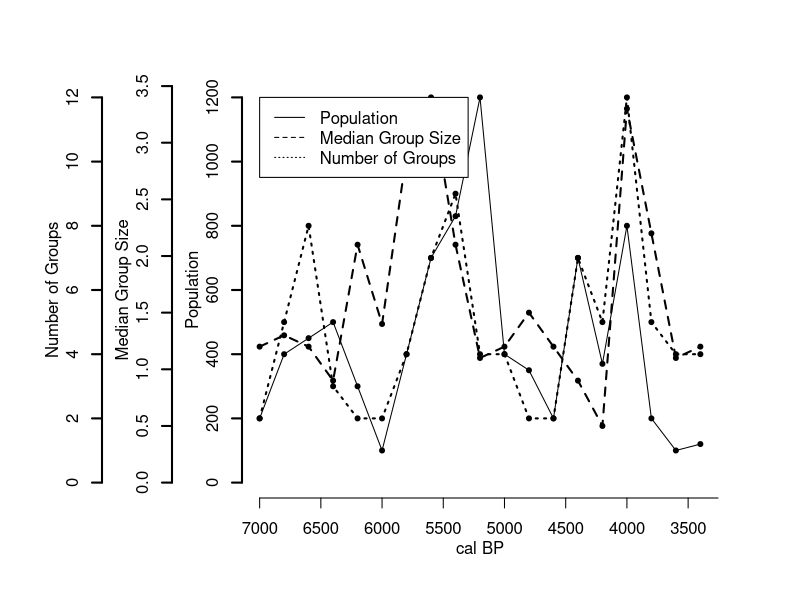

Recreate this plot in R. (Note: this script raises an error after producing the figure.)
## ---- chunk 1
options(width = 1200)
knitr::opts_chunk$set(fig.width = 12, fig.height = 6, warning = FALSE, message = FALSE)
## ---- chunk 2
#Create Dataset

time<-seq(7000,3400,-200)
pop<-c(200,400,450,500,300,100,400,700,830,1200,400,350,200,700,370,800,200,100,120)
grp<-c(2,5,8,3,2,2,4,7,9,4,4,2,2,7,5,12,5,4,4)
med<-c(1.2,1.3,1.2,0.9,2.1,1.4,2.9,3.4,2.1,1.1,1.2,1.5,1.2,0.9,0.5,3.3,2.2,1.1,1.2)

#Define Margins. The trick is to use give as much space possible on the left margin (second value)
par(mar=c(5, 12, 4, 4) + 0.1)

#Plot the first time series. Notice that you don't have to draw the axis nor the labels

plot(time, pop, axes=F, ylim=c(0,max(pop)), xlab="", ylab="",type="l",col="black", main="",xlim=c(7000,3400))
points(time,pop,pch=20,col="black")
axis(2, ylim=c(0,max(pop)),col="black",lwd=2)
mtext(2,text="Population",line=2)

#Plot the second time series. The command par(new=T) is handy here. 
#If you just need to plot two timeseries, you could also use the right vertical axis as well. 
#In that case you have to substitute "2" with "4" in the functions axis() and mtext(). 
#Notice that in both functions lines is increased so that the new axis and 
#its label is placed to the left of the first one. 
#You don't need to increase the value if you use the right vertical axis.

par(new=T)
plot(time, med, axes=F, ylim=c(0,max(med)), xlab="", ylab="", 
type="l",lty=2, main="",xlim=c(7000,3400),lwd=2)
axis(2, ylim=c(0,max(med)),lwd=2,line=3.5)
points(time, med,pch=20)
mtext(2,text="Median Group Size",line=5.5)

#Plot the third time series. Again the line parameter are both further increased.

par(new=T)
plot(time, grp, axes=F, ylim=c(0,max(grp)), xlab="", ylab="", 
type="l",lty=3, main="",xlim=c(7000,3400),lwd=2)
axis(2, ylim=c(0,max(grp)),lwd=2,line=7)

points(time, grp,pch=20)
mtext(2,text="Number of Groups",line=9)

#We can now draw the X-axis, which is of course shared by all the three time-series.

axis(1,pretty(range(time),10))
mtext("cal BP",side=1,col="black",line=2)

#And then plot the legend.

legend(x=7000,y=12,legend=c("Population","Median Group Size","Number of Groups"),lty=c(1,2,3))
## ---- chunk 3
airquality
## ---- chunk 4

knitr::include_graphics("do_thi_nhieu_truc_tung.png") 
